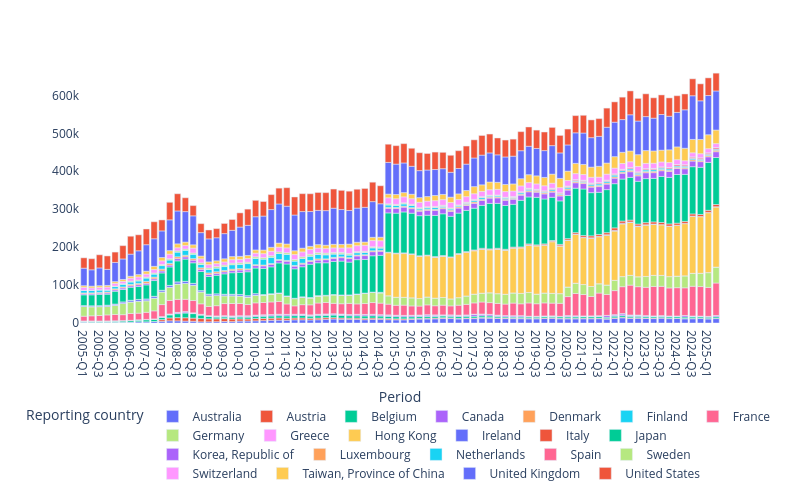

This figure's notebook cell:
### Code cell
import plotly.express as px

fig = px.bar(
    df2,
    x="Period",
    y="Value",
    color="Reporting country",
)

fig.update_layout(
    plot_bgcolor='white',
    width=800,
    height=500,
    margin=dict(b=100),   # Extra bottom space
    legend=dict(
        orientation="h",
        y=-0.3,           # Move legend further down
        x=0.5,
        xanchor="center",
        yanchor="top"
    )
)


fig.update_yaxes(title_text=None)

fig.show()
